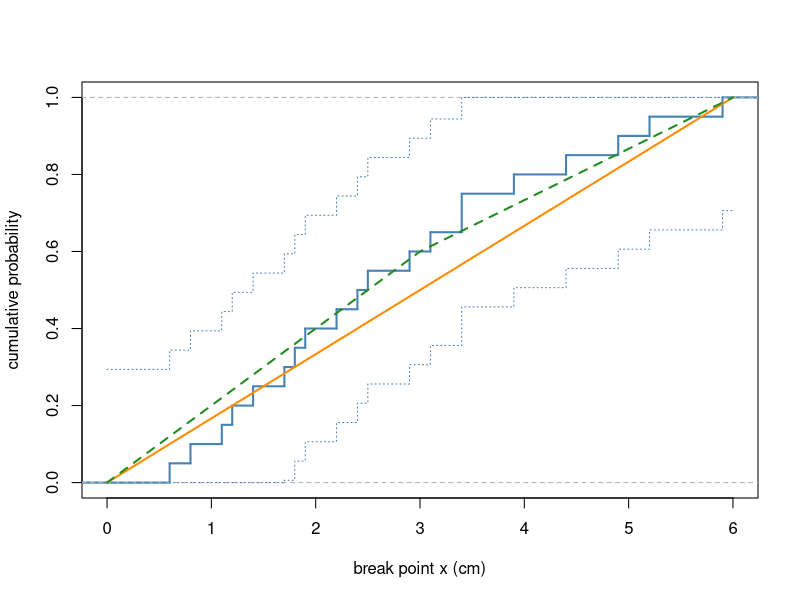

This chart was generated by the following R code:
# Thread break points: EDF with the 95% Kolmogorov band, U(0, 6) and the piecewise-linear alternative.
x <- c(0.6, 0.8, 1.1, 1.2, 1.4, 1.7, 1.8, 1.9, 2.2, 2.4, 2.5, 2.9, 3.1, 3.4, 3.4, 3.9, 4.4, 4.9, 5.2, 5.9)
Fn <- ecdf(x)
plot(Fn, xlim = c(0, 6), main = "", xlab = "break point x (cm)", ylab = "cumulative probability",
     verticals = TRUE, do.points = FALSE, col = "steelblue", lwd = 2)
grid <- seq(0, 6, by = 0.01)
lines(grid, pmin(Fn(grid) + 0.294, 1), type = "s", lty = 3, col = "steelblue")
lines(grid, pmax(Fn(grid) - 0.294, 0), type = "s", lty = 3, col = "steelblue")
lines(grid, punif(grid, 0, 6), col = "darkorange", lwd = 2)
lines(grid, ifelse(grid <= 3, grid / 5, 0.2 + 4 * grid / 30), col = "forestgreen", lwd = 2, lty = 2)
ks.test(x, "punif", 0, 6, exact = TRUE)   # D = 0.18333, p-value = 0.4583
